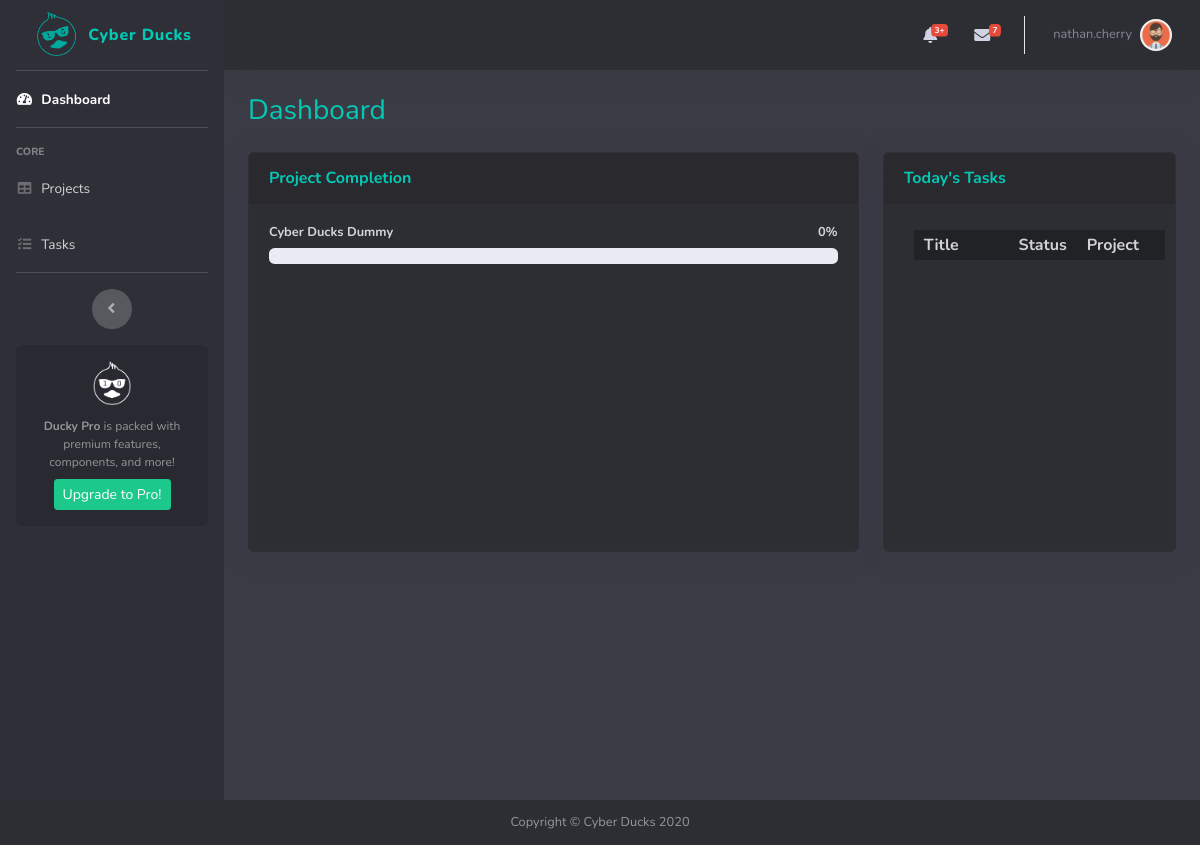
The app's page / (signed in), older data.
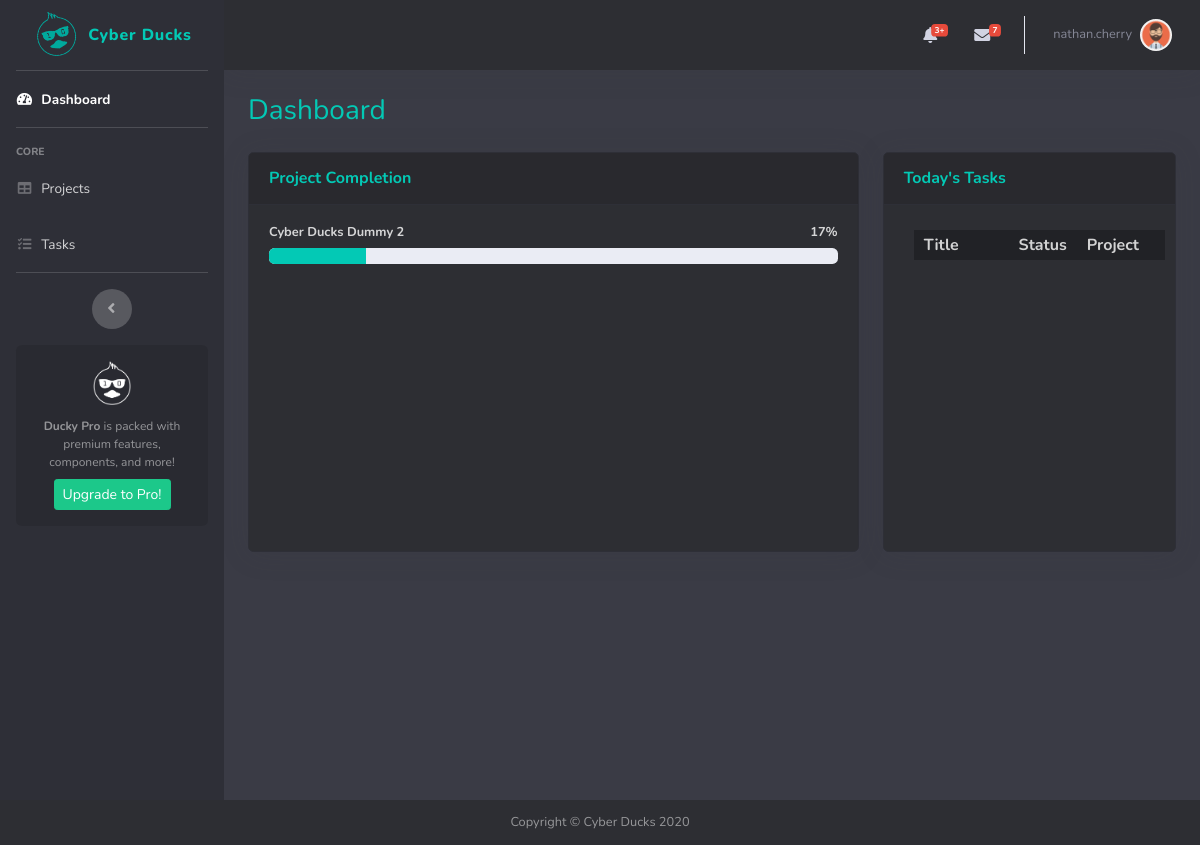
The same page, newer data.
### accounts/models.py (models this page shows, shortened)
class Project(models.Model):
    id = models.UUIDField(
        primary_key=True,
        default=uuid.uuid4,
        editable=False)
    title = models.CharField(max_length=256, null=True)
    description = models.TextField(null=True, blank=True)
    STATUS_CHOICES = [
        ('NEW', 'New'),
        ('OPN', 'Open'),
        ('COM', 'Completed'),
        ('SUS', 'Suspended'),
    ]
    status = models.CharField(
        max_length=3,
        choices=STATUS_CHOICES,
        default=0,
    )
    start_date = models.DateTimeField()
    end_date = models.DateTimeField()
    client_name = models.CharField(max_length=256, null=True, blank=True)
    client_email = models.EmailField(max_length=256, null=True, blank=True)
    repo = models.URLField(null=True, blank=True)
    assigned_to = models.ForeignKey(User, on_delete=models.CASCADE, null=True, blank=True)
    date_created = models.DateTimeField(auto_now_add=True)

### accounts/views.py (the view)
# urls.py: 2. Add a URL to urlpatterns:  path('', views.home, name='home')
@login_required(login_url='login')
def home(request):
    today_tasks = getTasksToday(request)
    project_completion = projectCompletion(request)
    context = {
        'tasksToday': today_tasks,
        'project_completion': project_completion,
    }
    return render(request, 'accounts/index.html', context)

### accounts/queries.py (called while the page is built)
def getTasksToday(request):
    task_list = Task.objects.filter(assigned_to__exact=request.user, end_date__contains=datetime.now().date()).exclude(
        status__exact='COM')
    return task_list

### accounts/templates/accounts/index.html (shortened to what this page needs)
{% extends 'accounts/templates/base.html' %}
{% block SectionTitle %}
    Dashboard
{% endblock %}
{% block content %}
    <div class="row">
        <div class="col-xl-8 col-lg-7 mb-4" style="height: 50vh">
            <div class="card shadow mb-4" style="height: 100%">
                <div class="card-header py-3">
                    <h6 class="m-0 font-weight-bold text-green">Project Completion</h6>
                </div>
                <div class="card-body">
                    {% for i in project_completion %}
                    <h4 class="small font-weight-bold">{{ i.project.title }} <span
                            class="float-right">{{ i.percentage }}%</span></h4>
                    <div class="progress mb-4">
                        <div class="progress-bar bg-green" role="progressbar" style="width: {{ i.percentage }}%"
                             aria-valuenow="20" aria-valuemin="0" aria-valuemax="100"></div>
                    </div>
                    {% endfor %}
                </div>
            </div>
        </div>
        <div class="col-xl-4 col-lg-5 mb-4" style="height: 50vh">
            <div class="card shadow mb-4" style="height: 100%">
                <div
                        class="card-header py-3 d-flex flex-row align-items-center justify-content-between">
                    <h6 class="m-0 font-weight-bold text-green">Today's Tasks</h6>
                </div>
                <div class="card-body" style="overflow-y: scroll">
                    <table class="table-curved todayTable" id="dataTable" style="width: 100%" cellspacing="0">
                        <thead>
                        <tr class="table-row-header-custom">
                            <th style="width: 50%">Title</th>
                            <th style="width: 10%">Status</th>
                            <th style="width: 40%">Project</th>
                        </tr>
                        </thead>
                    </table>
                </div>
            </div>
        </div>
    </div>
{% endblock %}

Row changes from the older to the newer data that the page shows:
changed Project: project "Cyber Ducks Dummy" → "Cyber Ducks Dummy 2"; percentage "0" → "17"
